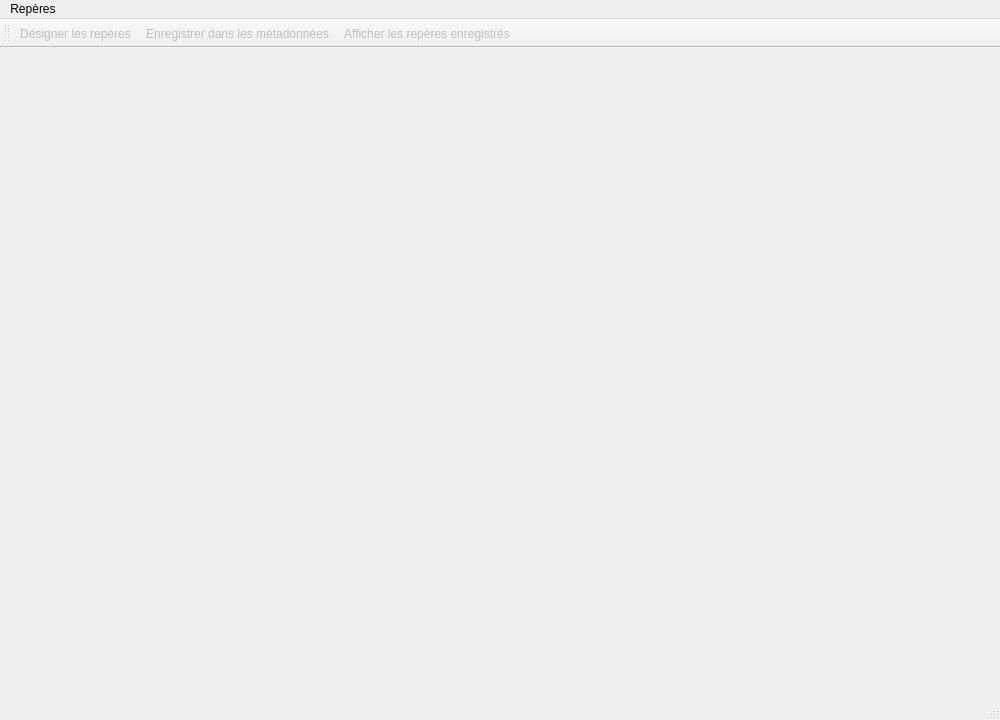
<?xml version="1.0" encoding="UTF-8"?>
<ui version="4.0">
 <class>MainWindow</class>
 <widget class="QMainWindow" name="MainWindow">
  <property name="geometry">
   <rect>
    <x>0</x>
    <y>0</y>
    <width>1000</width>
    <height>720</height>
   </rect>
  </property>
  <property name="windowTitle">
   <string>Manual Mouse Points — Repères</string>
  </property>
  <widget class="QWidget" name="centralwidget">
   <layout class="QVBoxLayout" name="verticalLayout">
    <item>
     <widget class="QWidget" name="imageContainer">
      <property name="sizePolicy">
       <sizepolicy hsizetype="Preferred" vsizetype="Expanding">
        <horstretch>0</horstretch>
        <verstretch>1</verstretch>
       </sizepolicy>
      </property>
      <layout class="QVBoxLayout" name="imageLayout">
       <property name="leftMargin">
        <number>0</number>
       </property>
       <property name="topMargin">
        <number>0</number>
       </property>
       <property name="rightMargin">
        <number>0</number>
       </property>
       <property name="bottomMargin">
        <number>0</number>
       </property>
      </layout>
     </widget>
    </item>
   </layout>
  </widget>
  <widget class="QMenuBar" name="menubar">
   <property name="geometry">
    <rect>
     <x>0</x>
     <y>0</y>
     <width>1000</width>
     <height>22</height>
    </rect>
   </property>
   <widget class="QMenu" name="menuReperes">
    <property name="title">
     <string>Repères</string>
    </property>
    <addaction name="actionStartTagging"/>
    <addaction name="actionSaveToMetadata"/>
    <addaction name="actionShowMetadata"/>
   </widget>
   <addaction name="menuReperes"/>
  </widget>
  <widget class="QStatusBar" name="statusbar"/>
  <widget class="QToolBar" name="toolBar">
   <property name="windowTitle">
    <string>Outils</string>
   </property>
   <attribute name="toolBarArea">
    <enum>TopToolBarArea</enum>
   </attribute>
   <attribute name="toolBarBreak">
    <bool>false</bool>
   </attribute>
   <addaction name="actionStartTagging"/>
   <addaction name="actionSaveToMetadata"/>
   <addaction name="actionShowMetadata"/>
  </widget>
  <action name="actionStartTagging">
   <property name="enabled">
    <bool>false</bool>
   </property>
   <property name="icon">
    <iconset resource="../../../resources/icons/media_restorer.qrc">
     <normaloff>:/icons/eye.png</normaloff>:/icons/eye.png
    </iconset>
   </property>
   <property name="text">
    <string>Désigner les repères</string>
   </property>
   <property name="toolTip">
    <string>Commencer la désignation des repères à la souris (survol + Entrée/Espace/Q) (Ctrl+G)</string>
   </property>
   <property name="shortcut">
    <string>Ctrl+G</string>
   </property>
  </action>
  <action name="actionSaveToMetadata">
   <property name="enabled">
    <bool>false</bool>
   </property>
   <property name="icon">
    <iconset resource="../../../resources/icons/media_restorer.qrc">
     <normaloff>:/icons/document-save-2.png</normaloff>:/icons/document-save-2.png
    </iconset>
   </property>
   <property name="text">
    <string>Enregistrer dans les métadonnées</string>
   </property>
   <property name="toolTip">
    <string>Écrire les repères désignés dans les métadonnées de l'image (confirmation demandée) (Ctrl+S)</string>
   </property>
   <property name="shortcut">
    <string>Ctrl+S</string>
   </property>
  </action>
  <action name="actionShowMetadata">
   <property name="enabled">
    <bool>false</bool>
   </property>
   <property name="icon">
    <iconset resource="../../../resources/icons/media_restorer.qrc">
     <normaloff>:/icons/system-file-manager-3.png</normaloff>:/icons/system-file-manager-3.png
    </iconset>
   </property>
   <property name="text">
    <string>Afficher les repères enregistrés</string>
   </property>
   <property name="toolTip">
    <string>Relire et afficher les repères déjà présents dans les métadonnées de l'image (Ctrl+M)</string>
   </property>
   <property name="shortcut">
    <string>Ctrl+M</string>
   </property>
  </action>
 </widget>
 <resources>
  <include location="../../../resources/icons/media_restorer.qrc"/>
 </resources>
 <connections/>
</ui>
